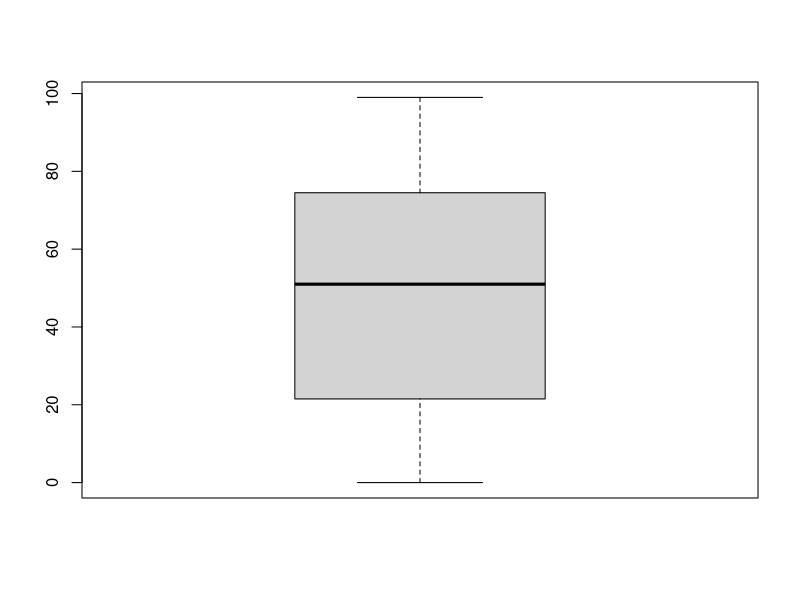

Write R code to recreate this figure.

# example quartis
dados <- trunc(runif(100, min=0, max=100))

summary(dados)

quantile(dados, probs = 0)
quantile(dados, probs = 0.25)
quantile(dados, probs = 0.50)
quantile(dados, probs = 0.75)
quantile(dados, probs = 1)

boxplot(dados)

